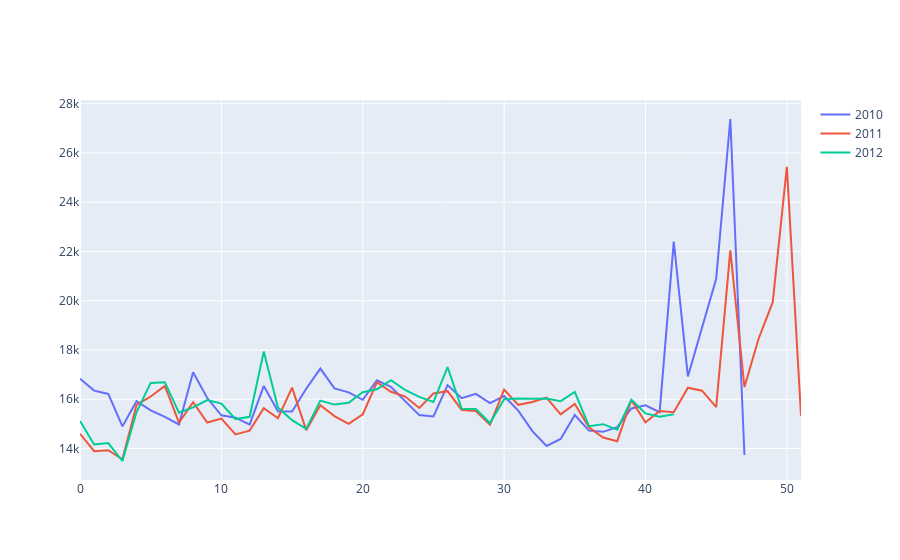

The notebook cell saved with this chart:
### Markdown cell above
Highest sale in year 2010

### Code cell
fig = go.Figure()
fig.add_trace(go.Scatter(x=weekly_sales_by_week_2010.index, 
                     y=weekly_sales_by_week_2010["Weekly_Sales"]["mean"],
                     name="2010",
                     mode="lines"))
fig.add_trace(go.Scatter(x=weekly_sales_by_week_2011.index, 
                     y=weekly_sales_by_week_2011["Weekly_Sales"]["mean"],
                     name="2011",
                     mode="lines"))
fig.add_trace(go.Scatter(x=weekly_sales_by_week_2012.index, 
                     y=weekly_sales_by_week_2012["Weekly_Sales"]["mean"],
                     name="2012",
                     mode="lines"))
